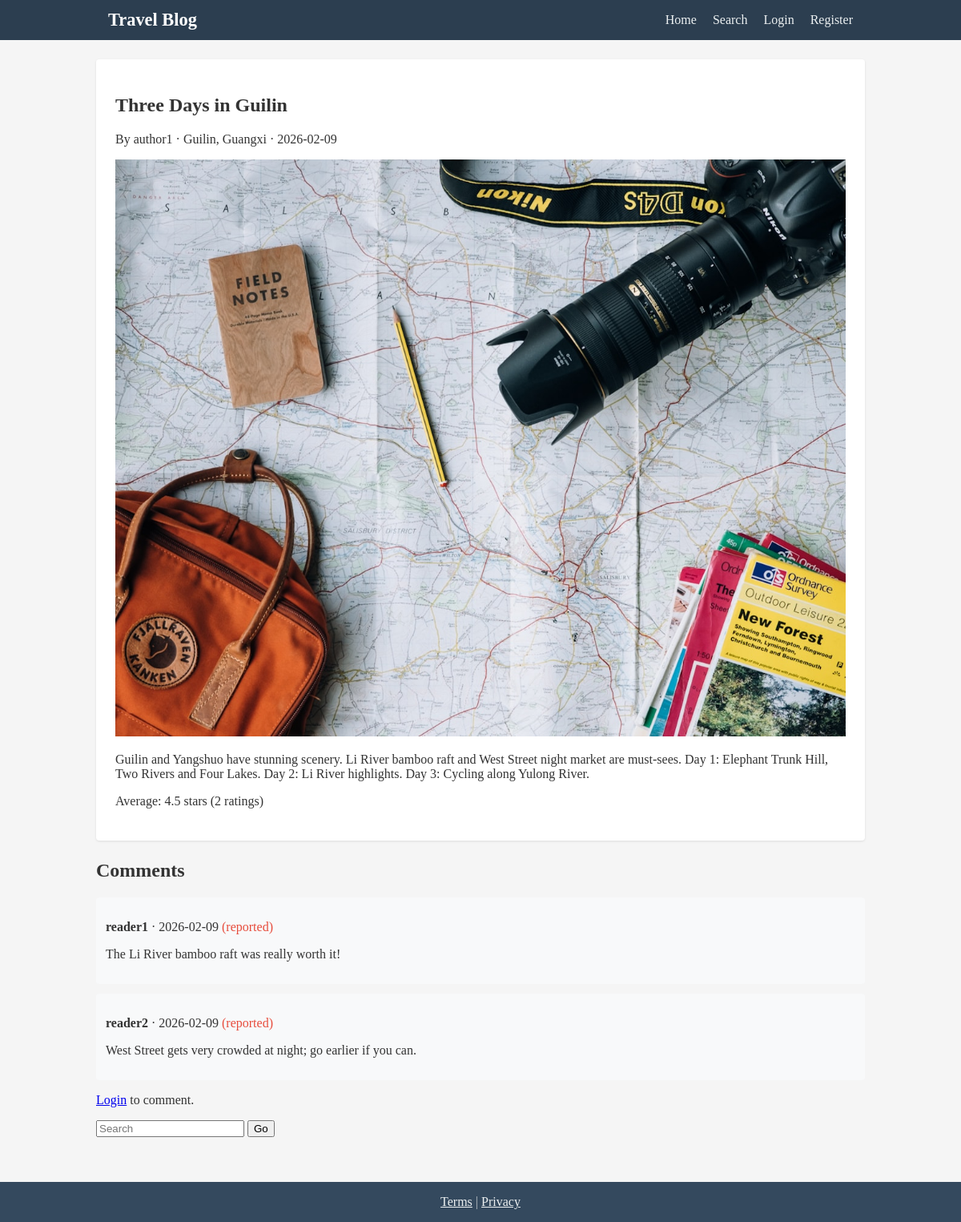
/post/1, run on the app's committed database.
### tables this page shows
CREATE TABLE posts (
            id INTEGER PRIMARY KEY AUTOINCREMENT,
            user_id INTEGER NOT NULL,
            title TEXT NOT NULL,
            body TEXT NOT NULL,
            location TEXT,
            created_at TEXT NOT NULL,
            updated_at TEXT NOT NULL,
            FOREIGN KEY (user_id) REFERENCES users (id)
        );

CREATE TABLE users (
            id INTEGER PRIMARY KEY AUTOINCREMENT,
            username TEXT UNIQUE NOT NULL,
            email TEXT UNIQUE NOT NULL,
            password_hash TEXT NOT NULL,
            role TEXT NOT NULL DEFAULT 'reader',
            status TEXT NOT NULL DEFAULT 'pending',
            agreed_terms INTEGER NOT NULL DEFAULT 0,
            created_at TEXT NOT NULL
        );

CREATE TABLE post_images (
            id INTEGER PRIMARY KEY AUTOINCREMENT,
            post_id INTEGER NOT NULL,
            filename TEXT NOT NULL,
            filepath TEXT NOT NULL,
            created_at TEXT NOT NULL,
            FOREIGN KEY (post_id) REFERENCES posts (id)
        );

CREATE TABLE comments (
            id INTEGER PRIMARY KEY AUTOINCREMENT,
            post_id INTEGER NOT NULL,
            user_id INTEGER NOT NULL,
            body TEXT NOT NULL,
            created_at TEXT NOT NULL,
            reported INTEGER NOT NULL DEFAULT 0,
            removed INTEGER NOT NULL DEFAULT 0,
            FOREIGN KEY (post_id) REFERENCES posts (id),
            FOREIGN KEY (user_id) REFERENCES users (id)
        );

### app.py (the view)
@app.route("/post/<int:post_id>")
def post_detail(post_id):
    conn = get_db()
    cur = conn.cursor()
    cur.execute(
        """SELECT p.id, p.title, p.body, p.location, p.created_at, p.user_id, u.username
           FROM posts p JOIN users u ON p.user_id = u.id WHERE p.id = ? AND u.status = 'approved'""",
        (post_id,)
    )
    row = cur.fetchone()
    if not row:
        conn.close()
        abort(404)
    post = dict(row)
    cur.execute(
        "SELECT id, filename, filepath FROM post_images WHERE post_id = ? ORDER BY id",
        (post_id,)
    )
    post["images"] = [dict(r) for r in cur.fetchall()]
    cur.execute(
        """SELECT c.id, c.body, c.created_at, c.reported, c.removed, u.username
           FROM comments c JOIN users u ON c.user_id = u.id
           WHERE c.post_id = ? AND c.removed = 0 ORDER BY c.created_at""",
        (post_id,)
    )
    post["comments"] = [dict(r) for r in cur.fetchall()]
    cur.execute(
        "SELECT COALESCE(AVG(stars), 0) as avg_stars, COUNT(*) as count FROM ratings WHERE post_id = ?",
        (post_id,)
    )
    r = cur.fetchone()
    post["avg_stars"] = round(r[0], 1) if r[0] else 0
    post["rating_count"] = r[1] or 0
    user_rating = None
    if session.get("user_id"):
        cur.execute("SELECT stars FROM ratings WHERE post_id = ? AND user_id = ?", (post_id, session["user_id"]))
        ur = cur.fetchone()
        if ur:
            user_rating = ur[0]
    post["user_rating"] = user_rating
    cur.execute("SELECT key, value FROM sidebar_settings")
    sidebar = {r[0]: r[1] for r in cur.fetchall()}
    conn.close()
    return render_template("post_detail.html", post=post, sidebar=sidebar)

### database.py (called while the page is built)
def get_db():
    conn = sqlite3.connect(DATABASE)
    conn.row_factory = sqlite3.Row
    return conn

### templates/post_detail.html (shortened to what this page needs)
{% extends "base.html" %}
{% block content %}
<article class="post-full">
    <h1>{{ post.title }}</h1>
    <p class="meta">By {{ post.username }}{% if post.location %} · {{ post.location }}{% endif %} · {{ post.created_at[:10] }}</p>
    {% for img in post.images %}
    <figure>
        <img src="{{ url_for('static', filename='uploads/' + img.filepath) }}" alt="{{ img.filename }}">
    </figure>
    {% endfor %}
    <div class="post-body">{{ post.body }}</div>
    <div class="rating-area">
        <p>Average: {{ post.avg_stars }} stars ({{ post.rating_count }} ratings)</p>
    </div>
</article>
<section class="comments">
    <h2>Comments</h2>
    {% for c in post.comments %}
    <div class="comment">
        <p><strong>{{ c.username }}</strong> · {{ c.created_at[:10] }}{% if c.reported %} <span class="reported">(reported)</span>{% endif %}</p>
        <p>{{ c.body }}</p>
    </div>
    {% endfor %}
    {% if session.get('user_id') and session.get('status') == 'approved' %}
    <form action="{{ url_for('add_comment', post_id=post.id) }}" method="post" class="comment-form">
        <textarea name="body" rows="3" required placeholder="Add a comment"></textarea>
        <button type="submit">Submit</button>
    </form>
    {% else %}
    <p><a href="{{ url_for('login') }}">Login</a> to comment.</p>
    {% endif %}
</section>
{% if sidebar.get('show_search') == '1' %}
<aside class="sidebar-inline">
    <form action="{{ url_for('search') }}" method="get">
        <input type="text" name="q" placeholder="Search">
        <button type="submit">Go</button>
    </form>
</aside>
{% endif %}
{% endblock %}

### templates/base.html (shortened to what this page needs)
<!DOCTYPE html>
<html lang="en">
<head>
    <link rel="stylesheet" href="{{ url_for('static', filename='css/style.css') }}">
</head>
<body>
    <header class="header">
        <div class="container">
            <a href="{{ url_for('index') }}" class="logo">Travel Blog</a>
            <nav class="nav">
                <a href="{{ url_for('index') }}">Home</a>
                <a href="{{ url_for('search') }}">Search</a>
                {% if session.get('user_id') %}
                    <a href="{{ url_for('profile') }}">Profile</a>
                    {% if session.get('role') in ('contributor', 'admin') %}
                        <a href="{{ url_for('my_posts') }}">My Posts</a>
                    {% endif %}
                    {% if session.get('role') == 'admin' %}
                        <a href="{{ url_for('admin_index') }}">Admin</a>
                    {% endif %}
                    <a href="{{ url_for('logout') }}">Logout</a>
                {% else %}
                    <a href="{{ url_for('login') }}">Login</a>
                    <a href="{{ url_for('register') }}">Register</a>
                {% endif %}
            </nav>
        </div>
    </header>
    <main class="main container">
        {% block content %}{% endblock %}
    </main>
    <footer class="footer">
        <div class="container">
            <a href="{{ url_for('terms') }}">Terms</a> |
            <a href="{{ url_for('privacy') }}">Privacy</a>
        </div>
    </footer>
</body>
</html>

### static/css/style.css (style rules this page uses)
* { box-sizing: border-box; }
body { font-family: Georgia, serif; margin: 0; background: #f5f5f5; color: #333; }
.container { max-width: 960px; margin: 0 auto; padding: 0 15px; }
.header { background: #2c3e50; color: #fff; padding: 12px 0; }
.header .container { display: flex; justify-content: space-between; align-items: center; }
.logo { color: #fff; font-size: 1.4em; text-decoration: none; font-weight: bold; }
.nav a { color: #ecf0f1; margin-left: 16px; text-decoration: none; }
.main { padding: 24px 0; min-height: 60vh; }
.footer { background: #34495e; color: #bdc3c7; padding: 16px 0; margin-top: 32px; text-align: center; }
.footer a { color: #ecf0f1; }
.post-full { background: #fff; padding: 24px; border-radius: 4px; box-shadow: 0 1px 3px rgba(0,0,0,0.1); }
.post-full .post-body { white-space: pre-wrap; margin: 16px 0; }
.post-full figure { margin: 16px 0; }
.post-full figure img { max-width: 100%; height: auto; }
.rating-area { margin: 16px 0; }
.comments { margin-top: 24px; }
.comment { background: #f8f9fa; padding: 12px; margin-bottom: 12px; border-radius: 4px; }
.reported { color: #e74c3c; }

### data on the page
posts: title "Three Days in Guilin", location "Guilin, Guangxi", created_at "2026-02-09", body "Guilin and Yangshuo have stunning scenery. Li River bamboo raft and West Street night market are must-sees. Day 1: Elephant Trunk Hill, Two Rivers and Four Lakes. Day 2: Li River highlights. Day 3: Cycling along Yulong River."
users: username "author1"
post_images: filepath+filename (picture)
comments: username "reader1", created_at "2026-02-09", reported "(reported)", body "The Li River bamboo raft was really worth it!"
comments: username "reader2", created_at "2026-02-09", reported "(reported)", body "West Street gets very crowded at night; go earlier if you can."

### other printed values
{{ post.avg_stars }} "4.5"
{{ post.rating_count }} "2"
